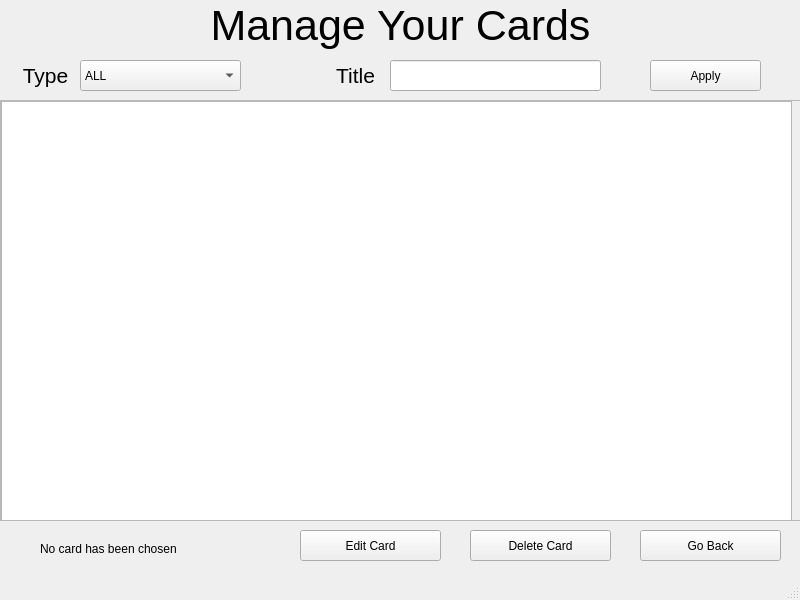
<?xml version="1.0" encoding="UTF-8"?>
<ui version="4.0">
 <class>ManageCard</class>
 <widget class="QMainWindow" name="ManageCard">
  <property name="geometry">
   <rect>
    <x>0</x>
    <y>0</y>
    <width>800</width>
    <height>600</height>
   </rect>
  </property>
  <property name="windowTitle">
   <string>MainWindow</string>
  </property>
  <widget class="QWidget" name="centralwidget">
   <widget class="QLabel" name="label">
    <property name="geometry">
     <rect>
      <x>0</x>
      <y>0</y>
      <width>801</width>
      <height>51</height>
     </rect>
    </property>
    <property name="font">
     <font>
      <pointsize>32</pointsize>
     </font>
    </property>
    <property name="text">
     <string>Manage Your Cards</string>
    </property>
    <property name="alignment">
     <set>Qt::AlignCenter</set>
    </property>
   </widget>
   <widget class="QLineEdit" name="titleSelect">
    <property name="geometry">
     <rect>
      <x>390</x>
      <y>60</y>
      <width>211</width>
      <height>31</height>
     </rect>
    </property>
   </widget>
   <widget class="QScrollArea" name="scrollArea">
    <property name="geometry">
     <rect>
      <x>0</x>
      <y>100</y>
      <width>801</width>
      <height>421</height>
     </rect>
    </property>
    <property name="widgetResizable">
     <bool>true</bool>
    </property>
    <widget class="QWidget" name="scrollAreaWidgetContents">
     <property name="geometry">
      <rect>
       <x>0</x>
       <y>0</y>
       <width>799</width>
       <height>419</height>
      </rect>
     </property>
     <widget class="QTableWidget" name="tableInfo">
      <property name="geometry">
       <rect>
        <x>0</x>
        <y>0</y>
        <width>791</width>
        <height>421</height>
       </rect>
      </property>
     </widget>
    </widget>
   </widget>
   <widget class="QComboBox" name="typeSelect">
    <property name="geometry">
     <rect>
      <x>80</x>
      <y>60</y>
      <width>161</width>
      <height>31</height>
     </rect>
    </property>
    <item>
     <property name="text">
      <string>ALL</string>
     </property>
    </item>
    <item>
     <property name="text">
      <string>Plain Text</string>
     </property>
    </item>
    <item>
     <property name="text">
      <string>Hollow Text</string>
     </property>
    </item>
    <item>
     <property name="text">
      <string>Word</string>
     </property>
    </item>
    <item>
     <property name="text">
      <string>Mult Choice</string>
     </property>
    </item>
   </widget>
   <widget class="QLabel" name="label_2">
    <property name="geometry">
     <rect>
      <x>10</x>
      <y>60</y>
      <width>71</width>
      <height>31</height>
     </rect>
    </property>
    <property name="font">
     <font>
      <pointsize>16</pointsize>
     </font>
    </property>
    <property name="text">
     <string>Type</string>
    </property>
    <property name="alignment">
     <set>Qt::AlignCenter</set>
    </property>
   </widget>
   <widget class="QLabel" name="label_3">
    <property name="geometry">
     <rect>
      <x>320</x>
      <y>60</y>
      <width>71</width>
      <height>31</height>
     </rect>
    </property>
    <property name="font">
     <font>
      <pointsize>16</pointsize>
     </font>
    </property>
    <property name="text">
     <string>Title</string>
    </property>
    <property name="alignment">
     <set>Qt::AlignCenter</set>
    </property>
   </widget>
   <widget class="QPushButton" name="search">
    <property name="geometry">
     <rect>
      <x>650</x>
      <y>60</y>
      <width>111</width>
      <height>31</height>
     </rect>
    </property>
    <property name="text">
     <string>Apply</string>
    </property>
   </widget>
   <widget class="QPushButton" name="deleteCard">
    <property name="geometry">
     <rect>
      <x>470</x>
      <y>530</y>
      <width>141</width>
      <height>31</height>
     </rect>
    </property>
    <property name="text">
     <string>Delete Card</string>
    </property>
   </widget>
   <widget class="QPushButton" name="editCard">
    <property name="geometry">
     <rect>
      <x>300</x>
      <y>530</y>
      <width>141</width>
      <height>31</height>
     </rect>
    </property>
    <property name="text">
     <string>Edit Card</string>
    </property>
   </widget>
   <widget class="QPushButton" name="back">
    <property name="geometry">
     <rect>
      <x>640</x>
      <y>530</y>
      <width>141</width>
      <height>31</height>
     </rect>
    </property>
    <property name="text">
     <string>Go Back</string>
    </property>
   </widget>
   <widget class="QLabel" name="cardIndicator">
    <property name="geometry">
     <rect>
      <x>40</x>
      <y>540</y>
      <width>221</width>
      <height>17</height>
     </rect>
    </property>
    <property name="text">
     <string>No card has been chosen</string>
    </property>
   </widget>
  </widget>
  <widget class="QStatusBar" name="statusBar"/>
 </widget>
 <resources/>
 <connections/>
</ui>
